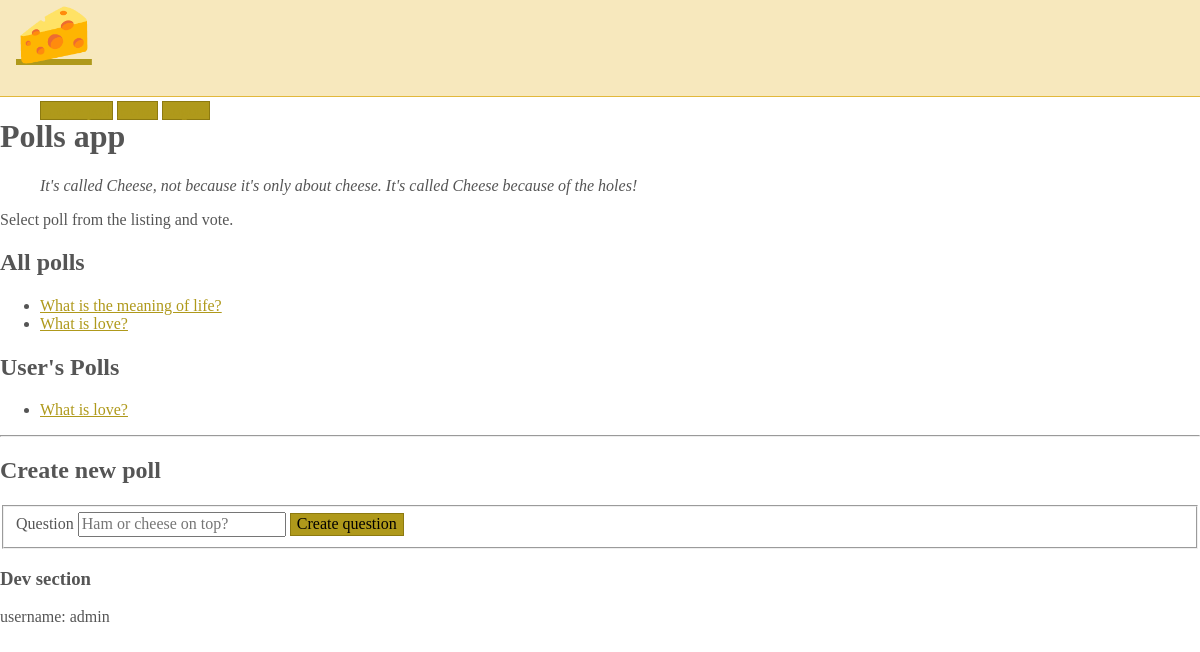
The app's page / (signed in) with its own data.
### polls/models.py (models this page shows, shortened)
class Question(models.Model):
	question_text = models.CharField(max_length=200)
	pub_date = models.DateTimeField('date published')
	owner = models.ForeignKey(User, on_delete=models.CASCADE)

### polls/views.py (the view)
# urls.py: path('', view=views.index, name='index'),
def index(request):
	if request.user.is_authenticated:
		users_questions = Question.objects.filter(owner__username = request.user.username)
		question_list = Question.objects.all()
		return render(request, 'polls/index.html', {
			'question_list': question_list,
			'user': request.user,
			'users_questions': users_questions
			})
	return HttpResponseRedirect('login')

### polls/templates/polls/index.html (shortened to what this page needs)
{% extends 'base.html' %}
{% block content %}
<h1>Polls app</h1>
<blockquote>
    <p><em>It's called Cheese, not because it's only about cheese. It's called Cheese because of the holes!</em></p>
</blockquote>
<p>Select poll from the listing and vote.</p>
{% if user.username == 'admin' %}
    <h2>All polls</h2>
    {% if question_list %}
    <ul>
    {% for question in question_list %}
        <li><a href="/{{ question.id }}">{{ question.question_text }}</a></li>
    {% endfor %}
    </ul>
    {% endif %}
{% endif %}
<h2>User's Polls</h2>
{% if users_questions %}
    <ul>
    {% for question in users_questions %}
        <li><a href="/{{ question.id }}">{{ question.question_text }}</a></li>
    {% endfor %}
    </ul>
{% else %}
    <p>No polls available.</p>
{% endif %}
<hr />
<h2>Create new poll</h2>
<form action="{% url 'polls:question' %}" method="POST">
    <fieldset>
        <label for="questionField">Question</label>
        <input type="text" placeholder="Ham or cheese on top?" id="questionField" name="questionField" />
        <input class="button-primary" type="submit" value="Create question" />
    </fieldset>
</form>
{% endblock %}

### polls/templates/base.html (shortened to what this page needs)
{% load static %}
<!DOCTYPE html>
<html lang="en">
<head>
    <link rel="stylesheet" href="https://cdnjs.cloudflare.com/ajax/libs/normalize/8.0.1/normalize.css" />
    <link rel="stylesheet" href="https://cdnjs.cloudflare.com/ajax/libs/milligram/1.4.1/milligram.css" />
    <link rel="stylesheet" type="text/css" href="{% static 'polls/style.css' %}" />
</head>
<body>
    <nav>
        <div class="container">
            <a class="logo" href="{% url 'polls:index' %}">🧀</a>
            <ul class="navigation-list float-right">
                <li><a class="button" href="{% url 'polls:create' %}">Create poll</a></li>
                <li><a class="button" href="{% url 'polls:index' %}">Home</a></li>
                {% if user.is_authenticated %}
                <li><a class="button" href="/logout">Logout</a></li>
                {% else %}
                <li><a class="button" href="/login">Login</a></li>
                {% endif %}
            </ul>
        </div>
    </nav>
    <div class="container">
        {% block content %}{% endblock %}
    </div>
    <div class="container">
        <h3>Dev section</h3>
        username: {{ user.username|default:'not logged in' }}
    </div>
</body>
</html>

### polls/static/polls/style.css (style rules this page uses)
body { color: #555; }
a { color: #af991b; }
nav { background-color: #f7e8bd; border-bottom: .1rem solid #e2b83b; height: 6rem; margin-bottom: 1rem; }
nav .logo { font-size: 3.8rem; padding-left: 1rem; }
nav .navigation-list { list-style-type: none; padding-top: 1rem; }
nav .navigation-list > li { display: inline; margin-top: 10px; }
.button, button, input[type="button"], input[type="reset"], input[type="submit"] { background-color: #af991b; border: 0.1rem solid #8d7a10; }

### records on screen
Question: question_text "What is the meaning of life?"
Question: question_text "What is love?"

### other values on screen
{{ user.username|default:'not logged in' }} "admin"
